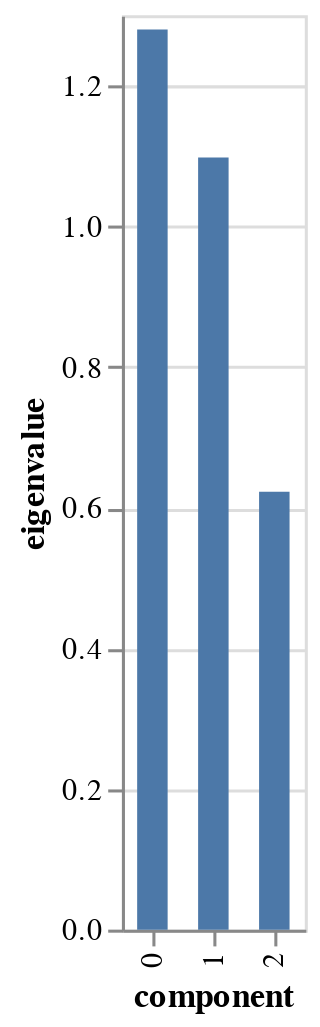

This figure's notebook cell:
### Code cell
# %load solutions/pmca/pca_eigenvalues.py
display(pca.eigenvalues_summary)

pca.scree_plot()

### Figure 1 — Vega-Lite specification as saved in the notebook (floating-point values rounded to 4 significant figures)
{"config": {"view": {"continuousWidth": 400, "continuousHeight": 300}}, "data": {"name": "data-ff91a221ed8f88e3803c79358954bd7f"}, "mark": {"type": "bar", "size": 10}, "encoding": {"tooltip": [{"field": "component", "type": "nominal"}, {"field": "eigenvalue", "type": "quantitative"}, {"field": "% of variance", "type": "quantitative"}, {"field": "% of variance (cumulative)", "type": "quantitative"}], "x": {"field": "component", "type": "nominal"}, "y": {"field": "eigenvalue", "type": "quantitative"}}, "$schema": "https://vega.github.io/schema/vega-lite/v4.17.0.json", "datasets": {"data-ff91a221ed8f88e3803c79358954bd7f": [{"component": "0", "eigenvalue": 1.28, "% of variance": 42.66, "% of variance (cumulative)": 42.66}, {"component": "1", "eigenvalue": 1.098, "% of variance": 36.59, "% of variance (cumulative)": 79.25}, {"component": "2", "eigenvalue": 0.6226, "% of variance": 20.75, "% of variance (cumulative)": 100.0}]}}
